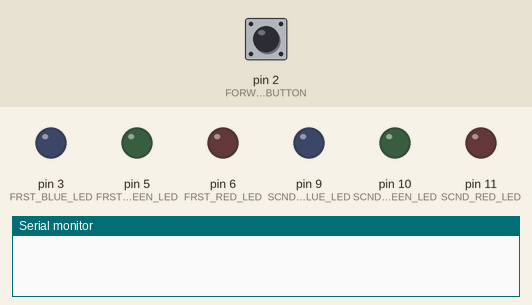
This sketch was run on a simulated Arduino Uno, built with avr-gcc and run on an emulated ATmega328P. Parts: output pins drawn as LEDs (lit = HIGH), the last lines printed to the serial monitor. The test bench sets the inputs (shaded band); at power-on: pin 2 (FORWARD_BUTTON) HIGH.

Above: at 1.3 s.
1.4 s: pin 2 (FORWARD_BUTTON) pulled LOW for 1 s
At 2.6 s:
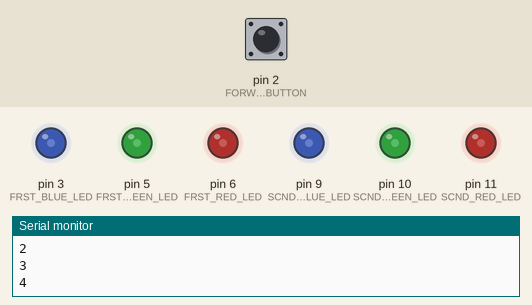
3.9 s: pin 2 (FORWARD_BUTTON) pulled LOW for 0.3 s
At 4.5 s:
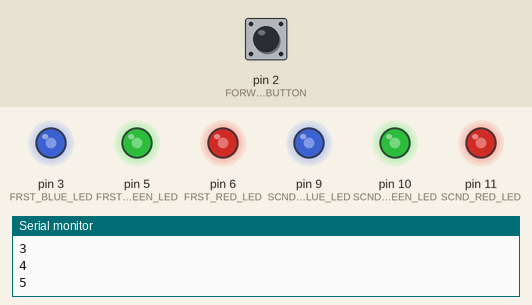
5.7 s: pin 2 (FORWARD_BUTTON) pulled LOW for 0.3 s
At 6.5 s:
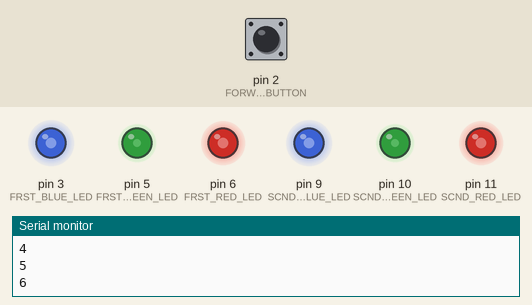
7.5 s: pin 2 (FORWARD_BUTTON) pulled LOW for 3.2 s
At 11.9 s:
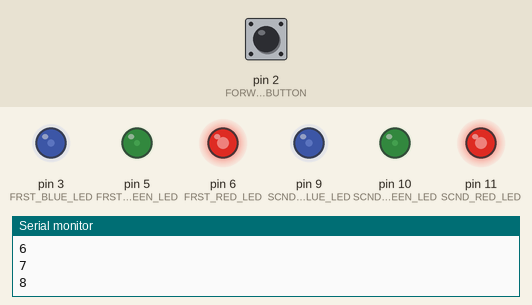
Timing chart, 0 to 13.2 s (numbered marks = the images above; inputs shaded):
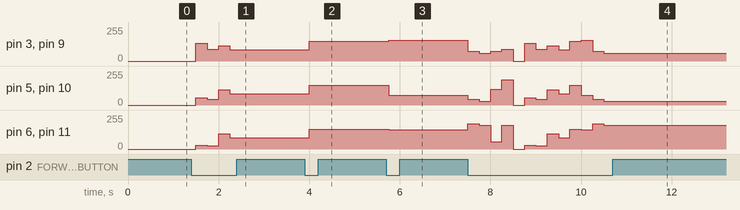

The sketch:

sketch_jan2a.ino
```cpp
// Kırmızı led grubu
const int FRST_RED_LED = 6;
const int SCND_RED_LED = 11;

// Mavi led grubu
const int FRST_BLUE_LED = 3;
const int SCND_BLUE_LED = 9;

// Yeşil led grubu
const int FRST_GREEN_LED = 5;
const int SCND_GREEN_LED = 10;

// Buton grubu
const int FORWARD_BUTTON = 2; // İleri gitmek için kullanılacak buton

int buttonCount = 0;

void setup() {

  // Kırmızı led grubu
  pinMode(FRST_RED_LED, OUTPUT);
  pinMode(SCND_RED_LED, OUTPUT);

  // Mavi led grubu
  pinMode(FRST_BLUE_LED, OUTPUT);
  pinMode(SCND_BLUE_LED, OUTPUT);

  // Yeşil led grubu
  pinMode(FRST_GREEN_LED, OUTPUT);
  pinMode(SCND_GREEN_LED, OUTPUT);

  // Buton grubu
  pinMode(FORWARD_BUTTON, INPUT_PULLUP);

  Serial.begin(9600);

}

void loop() {
  int Frwd_btn_read = digitalRead(FORWARD_BUTTON); // İleri gitmek için kullanılan butonu okuyor

  if(Frwd_btn_read == LOW){
    buttonCount++;
    Serial.println(buttonCount);
  }

  switch(buttonCount){
      case 1:
        Koyu_Lacivert();
        break;
      case 2:
        Gece_Mavisi();
        break;
      case 3:
        Antrasit_Gri();
        break;
      case 4:
        Komur_Grisi();
        break;
      case 5:
        Fume();
        break;
      case 6:
        Koyu_Mor_Eggplant();
        break;
      case 7:
        Bordo();
        break;
      case 8:
        Koyu_Sarap();
        break;
      case 9:
        Orman_Yesili();
        break;
      case 10:
        Zeytin_Yesili();
        break;
      case 0:
        Sonuk();
        break;
    }

    if (buttonCount == 10) buttonCount = -1;

  delay(250);
}

void Sonuk(){
  analogWrite(FRST_RED_LED, 0);
  analogWrite(SCND_RED_LED, 0);

  analogWrite(FRST_GREEN_LED, 0);
  analogWrite(SCND_GREEN_LED, 0);

  analogWrite(FRST_BLUE_LED, 0);
  analogWrite(SCND_BLUE_LED, 0);
}

// 1. Koyu Lacivert
void Koyu_Lacivert(){
  analogWrite(FRST_RED_LED, 30);
  analogWrite(SCND_RED_LED, 30);

  analogWrite(FRST_GREEN_LED, 54);
  analogWrite(SCND_GREEN_LED, 54);

  analogWrite(FRST_BLUE_LED, 135);
  analogWrite(SCND_BLUE_LED, 135);
}

// 2. Gece Mavisi
void Gece_Mavisi(){
  analogWrite(FRST_RED_LED, 24);
  analogWrite(SCND_RED_LED, 24);

  analogWrite(FRST_GREEN_LED, 45);
  analogWrite(SCND_GREEN_LED, 45);

  analogWrite(FRST_BLUE_LED, 90);
  analogWrite(SCND_BLUE_LED, 90);
}

// 3. Antrasit Gri
void Antrasit_Gri(){
  analogWrite(FRST_RED_LED, 114);
  analogWrite(SCND_RED_LED, 114);

  analogWrite(FRST_GREEN_LED, 114);
  analogWrite(SCND_GREEN_LED, 114);

  analogWrite(FRST_BLUE_LED, 114);
  analogWrite(SCND_BLUE_LED, 114);
}

// 4. Kömür Grisi
void Komur_Grisi(){
  analogWrite(FRST_RED_LED, 84);
  analogWrite(SCND_RED_LED, 84);

  analogWrite(FRST_GREEN_LED, 84);
  analogWrite(SCND_GREEN_LED, 84);

  analogWrite(FRST_BLUE_LED, 84);
  analogWrite(SCND_BLUE_LED, 84);
}

// 5. Füme
void Fume(){
  analogWrite(FRST_RED_LED, 150);
  analogWrite(SCND_RED_LED, 150);

  analogWrite(FRST_GREEN_LED, 150);
  analogWrite(SCND_GREEN_LED, 150);

  analogWrite(FRST_BLUE_LED, 150);
  analogWrite(SCND_BLUE_LED, 150);
}

// 6. Koyu Mor (Eggplant)
void Koyu_Mor_Eggplant(){
  analogWrite(FRST_RED_LED, 144);
  analogWrite(SCND_RED_LED, 144);

  analogWrite(FRST_GREEN_LED, 75);
  analogWrite(SCND_GREEN_LED, 75);

  analogWrite(FRST_BLUE_LED, 156);
  analogWrite(SCND_BLUE_LED, 156);
}

// 7. Bordo
void Bordo(){
  analogWrite(FRST_RED_LED, 191);
  analogWrite(SCND_RED_LED, 191);

  analogWrite(FRST_GREEN_LED, 45);
  analogWrite(SCND_GREEN_LED, 45);

  analogWrite(FRST_BLUE_LED, 75);
  analogWrite(SCND_BLUE_LED, 75);
}

// 8. Koyu Şarap
void Koyu_Sarap(){
  analogWrite(FRST_RED_LED, 180);
  analogWrite(SCND_RED_LED, 180);

  analogWrite(FRST_GREEN_LED, 30);
  analogWrite(SCND_GREEN_LED, 30);

  analogWrite(FRST_BLUE_LED, 60);
  analogWrite(SCND_BLUE_LED, 60);
}

// 9. Orman Yeşili
void Orman_Yesili(){
  analogWrite(FRST_RED_LED, 54);
  analogWrite(SCND_RED_LED, 54);

  analogWrite(FRST_GREEN_LED, 120);
  analogWrite(SCND_GREEN_LED, 120);

  analogWrite(FRST_BLUE_LED, 75);
  analogWrite(SCND_BLUE_LED, 75);
}

// 10. Zeytin Yeşili
void Zeytin_Yesili(){
  analogWrite(FRST_RED_LED, 180);
  analogWrite(SCND_RED_LED, 180);

  analogWrite(FRST_GREEN_LED, 191);
  analogWrite(SCND_GREEN_LED, 191);

  analogWrite(FRST_BLUE_LED, 90);
  analogWrite(SCND_BLUE_LED, 90);
}

// 11. Petrol Mavisi (Koyu)
void Petrol_Mavisi_Koyu(){
  analogWrite(FRST_RED_LED, 45);
  analogWrite(SCND_RED_LED, 45);

  analogWrite(FRST_GREEN_LED, 135);
  analogWrite(SCND_GREEN_LED, 135);

  analogWrite(FRST_BLUE_LED, 165);
  analogWrite(SCND_BLUE_LED, 165);
}

// 12. Çam Yeşili
void Cam_Yesili(){
  analogWrite(FRST_RED_LED, 54);
  analogWrite(SCND_RED_LED, 54);

  analogWrite(FRST_GREEN_LED, 105);
  analogWrite(SCND_GREEN_LED, 105);

  analogWrite(FRST_BLUE_LED, 60);
  analogWrite(SCND_BLUE_LED, 60);
}

// 13. Toprak Kahverengisi
void Toprak_Kahverengisi(){
  analogWrite(FRST_RED_LED, 165);
  analogWrite(SCND_RED_LED, 165);

  analogWrite(FRST_GREEN_LED, 120);
  analogWrite(SCND_GREEN_LED, 120);

  analogWrite(FRST_BLUE_LED, 75);
  analogWrite(SCND_BLUE_LED, 75);
}

// 14. Koyu Kahve
void Koyu_Kahve(){
  analogWrite(FRST_RED_LED, 135);
  analogWrite(SCND_RED_LED, 135);

  analogWrite(FRST_GREEN_LED, 90);
  analogWrite(SCND_GREEN_LED, 90);

  analogWrite(FRST_BLUE_LED, 60);
  analogWrite(SCND_BLUE_LED, 60);
}

// 15. Koyu Bej (Kum Tonu)
void Koyu_Bej_Kum_Tonu(){
  analogWrite(FRST_RED_LED, 54);
  analogWrite(SCND_RED_LED, 54);

  analogWrite(FRST_GREEN_LED, 120);
  analogWrite(SCND_GREEN_LED, 120);

  analogWrite(FRST_BLUE_LED, 75);
  analogWrite(SCND_BLUE_LED, 75);
}

// 16. Koyu Krem
void Koyu_Krem(){
  analogWrite(FRST_RED_LED, 54);
  analogWrite(SCND_RED_LED, 54);

  analogWrite(FRST_GREEN_LED, 120);
  analogWrite(SCND_GREEN_LED, 120);

  analogWrite(FRST_BLUE_LED, 75);
  analogWrite(SCND_BLUE_LED, 75);
}

// 17. Taupe (Gri - Kahve)
void Taupe_Gri_Kahve(){
  analogWrite(FRST_RED_LED, 191);
  analogWrite(SCND_RED_LED, 191);

  analogWrite(FRST_GREEN_LED, 180);
  analogWrite(SCND_GREEN_LED, 180);

  analogWrite(FRST_BLUE_LED, 165);
  analogWrite(SCND_BLUE_LED, 165);
}

// 18. Koyu Gri - Mavi
void Koyu_Gri_Mavi(){
  analogWrite(FRST_RED_LED, 135);
  analogWrite(SCND_RED_LED, 135);

  analogWrite(FRST_GREEN_LED, 165);
  analogWrite(SCND_GREEN_LED, 165);

  analogWrite(FRST_BLUE_LED, 191);
  analogWrite(SCND_BLUE_LED, 191);
}

// 19. Dumanlı Mor
void Dumanli_Mor(){
  analogWrite(FRST_RED_LED, 191);
  analogWrite(SCND_RED_LED, 191);

  analogWrite(FRST_GREEN_LED, 150);
  analogWrite(SCND_GREEN_LED, 150);

  analogWrite(FRST_BLUE_LED, 225);
  analogWrite(SCND_BLUE_LED, 225);
}

// 20. Koyu Haki
void Koyu_Haki(){
  analogWrite(FRST_RED_LED, 180);
  analogWrite(SCND_RED_LED, 180);

  analogWrite(FRST_GREEN_LED, 191);
  analogWrite(SCND_GREEN_LED, 191);

  analogWrite(FRST_BLUE_LED, 135);
  analogWrite(SCND_BLUE_LED, 135);
}
```

Measured:
- after the input at 1.4 s, pin 3 (FRST_BLUE_LED): 0/255 → 135/255 after 0.10 s, → 90/255 0.25 s later, → 114/255 0.25 s later, → 84/255 0.25 s later; pin 5 (FRST_GREEN_LED): 0/255 → 54/255 after 0.10 s, → 45/255 0.25 s later, → 114/255 0.25 s later, → 84/255 0.25 s later
- after the input at 3.9 s, pin 3 (FRST_BLUE_LED), pin 5 (FRST_GREEN_LED), pin 6 (FRST_RED_LED), pin 9 (SCND_BLUE_LED), pin 10 (SCND_GREEN_LED), pin 11 (SCND_RED_LED): 84/255 → 150/255 after 0.10 s
- after the input at 5.7 s, pin 3 (FRST_BLUE_LED), pin 9 (SCND_BLUE_LED): 150/255 → 156/255 after 0.05 s; pin 5 (FRST_GREEN_LED), pin 10 (SCND_GREEN_LED): 150/255 → 75/255 after 0.05 s; pin 6 (FRST_RED_LED), pin 11 (SCND_RED_LED): 150/255 → 144/255 after 0.05 s
- after the input at 7.5 s, pin 3 (FRST_BLUE_LED): 156/255 → 75/255 at once, → 60/255 0.25 s later, → 75/255 0.25 s later, → 90/255 0.25 s later, … (13 changes in this stretch); pin 5 (FRST_GREEN_LED): 75/255 → 45/255 at once, → 30/255 0.25 s later, → 120/255 0.25 s later, → 191/255 0.25 s later, … (13 changes in this stretch)
